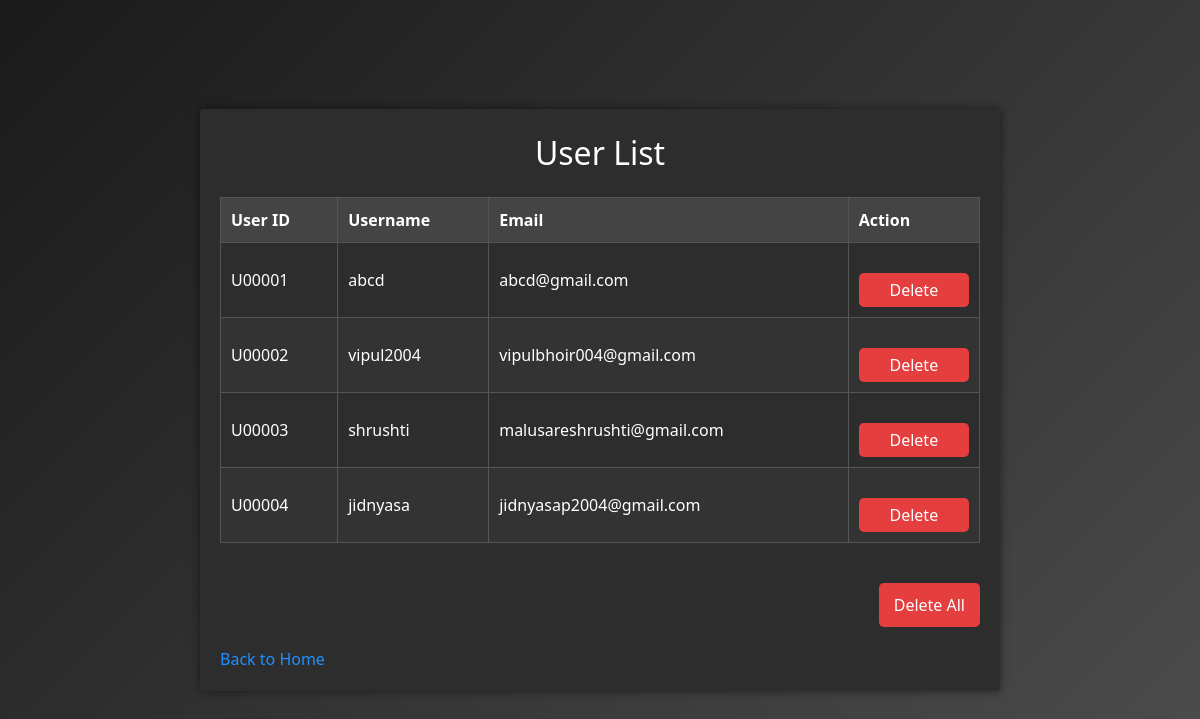
The page /pages/view_list.php (signed in) on the database its author committed.
### tables this page shows
CREATE TABLE `credentials` (
  `u_id` varchar(20) NOT NULL,
  `username` varchar(30) NOT NULL,
  `email` varchar(50) NOT NULL,
  `passwordd` varchar(20) NOT NULL
);

### pages/view_list.php (the view, shortened to what this page needs)
<?php
include 'connection.php';
$sql = "SELECT u_id, username, email FROM credentials";
$result = $conn->query($sql);
?>
<!DOCTYPE html>
<html lang="en">
<head>
    <link href="https://cdn.jsdelivr.net/npm/tailwindcss@2.2.19/dist/tailwind.min.css" rel="stylesheet">
</head>
<body>
    <div class="container">
        <h2>User List</h2>
        <table>
            <thead>
                <tr>
                    <th>User ID</th>
                    <th>Username</th>
                    <th>Email</th>
                    <th>Action</th>
                </tr>
            </thead>
            <tbody>
                <?php
                if ($result->num_rows > 0) {
                    while ($row = $result->fetch_assoc()) {
                        echo "<tr>";
                        echo "<td>" . $row['u_id'] . "</td>";
                        echo "<td>" . $row['username'] . "</td>";
                        echo "<td>" . $row['email'] . "</td>";
                        echo "<td class='action-cell'><a class='delete-btn' href='view_list.php?delete_id=" . $row['u_id'] . "' onclick='return confirm(\"Are you sure you want to delete this user?\")'>Delete</a></td>";
                        echo "</tr>";
                    }
                } else {
                    echo "<tr><td colspan='4'>No users found</td></tr>";
                }
                ?>
            </tbody>
        </table>
        <div class="actions">
            <a class="delete-all-btn" href="view_list.php?delete_all=1" onclick="return confirm('Are you sure you want to delete all users?')">Delete All</a>
        </div>
        <a href="home.php">Back to Home</a>
    </div>
</body>
</html>

### pages/view_list.php (style rules this page uses)
body { background: linear-gradient(135deg, #1a1a1a, #333333, #4d4d4d); color: white; display: flex; justify-content: center; align-items: center; min-height: 100vh; padding: 20px; }
table { width: 100%; border-collapse: collapse; margin: 20px 0; }
table, th, td { border: 1px solid #555; }
th, td { padding: 10px; text-align: left; }
th { background-color: #444; }
tr:nth-child(even) { background-color: #333; }
.container { width: 100%; max-width: 800px; background: #2d2d2d; padding: 20px; border-radius: 0.25rem; box-shadow: 0 0 10px rgba(0, 0, 0, 0.5); }
h2 { margin-bottom: 20px; text-align: center; font-size: 2rem; }
a { color: #1e90ff; text-decoration: none; display: inline-block; margin-top: 20px; }
.delete-btn { color: white; background-color: #e53e3e; padding: 5px 10px; border-radius: 5px; text-decoration: none; transition: background 0.3s; display: inline-block; text-align: center; width: 100%; }
td.action-cell { text-align: center; }
.delete-all-btn { background-color: #e53e3e; color: white; padding: 10px 15px; border-radius: 5px; text-decoration: none; transition: background 0.3s; display: inline-block; }
.actions { display: flex; justify-content: flex-end; }

### rows shown on the page
credentials: u_id "U00001", username "abcd", email "abcd@gmail.com"
credentials: u_id "U00002", username "vipul2004", email "vipulbhoir004@gmail.com"
credentials: u_id "U00003", username "shrushti", email "malusareshrushti@gmail.com"
credentials: u_id "U00004", username "jidnyasa", email "jidnyasap2004@gmail.com"
